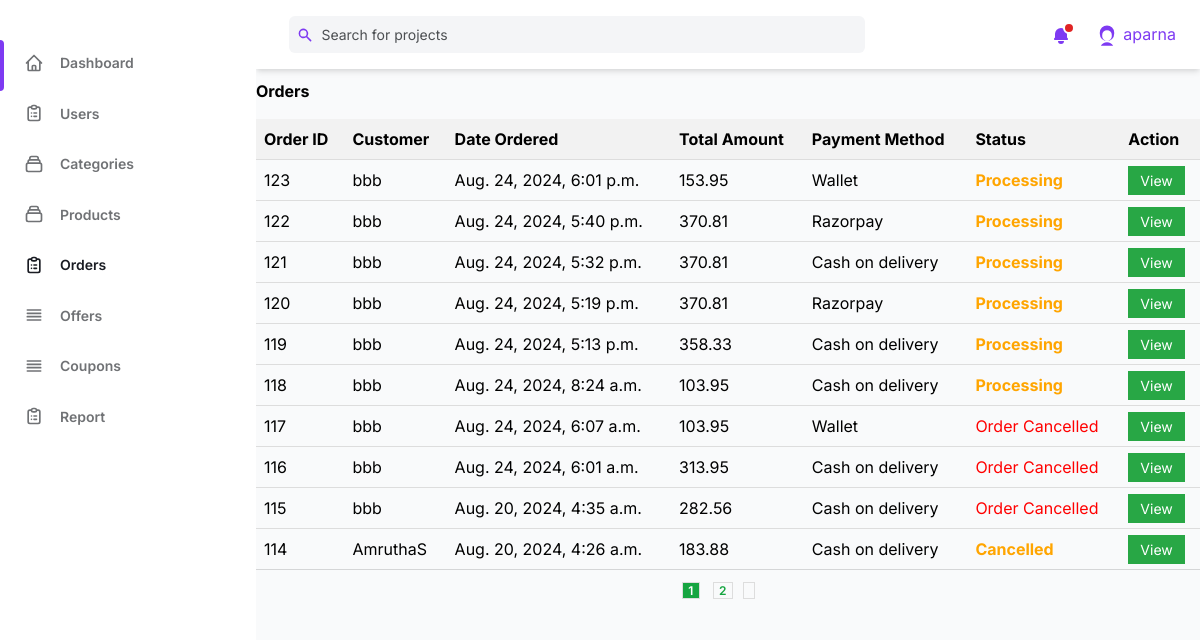
/admin_orders/ (signed in), run on an earlier commit of the app's database.
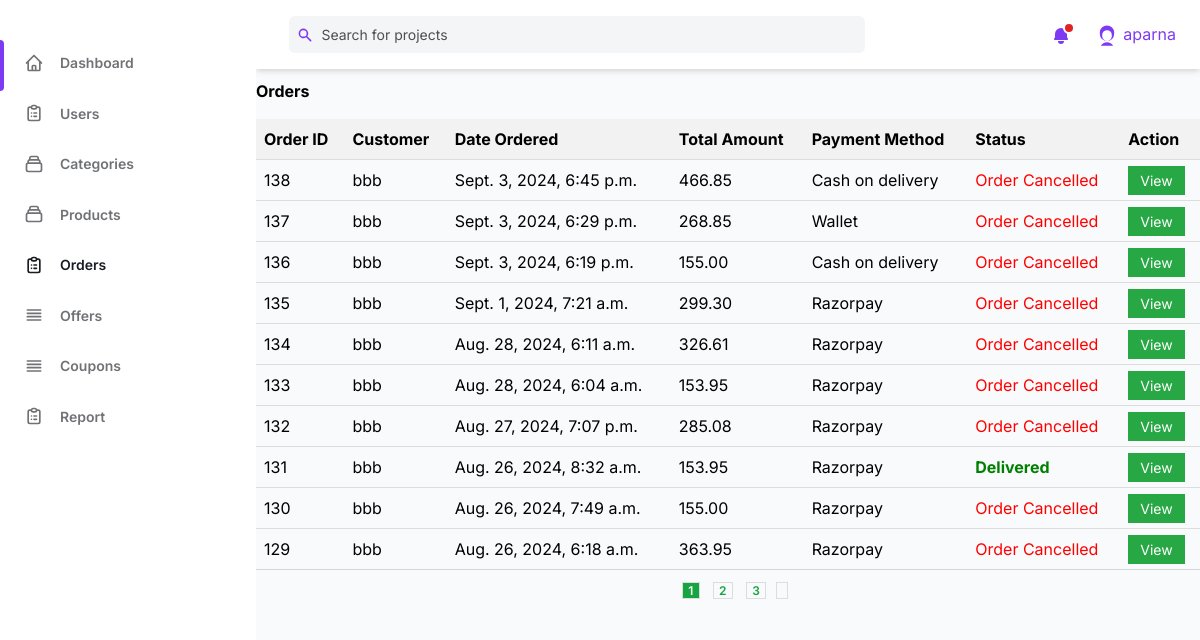
And on a later commit of the database.
### shop_cart/models.py (models this page shows, shortened)
class Order(models.Model):
    user = models.ForeignKey(CustomUser, on_delete=models.CASCADE)
    created_at = models.DateTimeField(auto_now_add=True)
    status = models.CharField(max_length=20, default='Pending')
    razorpay_order_id = models.CharField(max_length=10,blank=True,null=True)
    address = models.ForeignKey(Address,on_delete=models.CASCADE, null=True, blank=True)
    order_address = models.CharField(max_length=100, null=True, blank=True)
    payment_method = models.CharField(max_length=50, null=True, blank=True)
    coupon = models.ForeignKey(Coupon, on_delete=models.SET_NULL, null=True, blank=True)
    discount = models.DecimalField(max_digits=10, decimal_places=2, default=0.00)
    total_amount = models.DecimalField(max_digits=10, decimal_places=2, default=0)
    tax_amount=models.DecimalField(max_digits=10, decimal_places=2, default=0)
    is_listed = models.BooleanField(default=True)
    refund_requested = models.BooleanField(default=False)
    refund_granted = models.BooleanField(default=False)
    refunded_to_wallet = models.BooleanField(default=False)

### user_accounts/models.py (models this page shows)
class CustomUser(AbstractUser):
    phone = models.CharField(max_length=12, unique=True, null=False)
    email = models.EmailField(unique=True)
    address = models.TextField(default=False)
    date_joined = models.DateField(default=timezone.now, null=True, blank=True)
    email_verified = models.BooleanField(default=False)
    USERNAME_FIELD = 'username'
    REQUIRED_FIELDS = []
    objects = UserManager()
    def __str__(self):
        return self.username

### admin_dashboard/views.py (the view)
# urls.py: path('admin_orders/',views.admin_orders,name='admin_orders'),
@never_cache
@login_required(login_url='/admin_login/')
@user_passes_test(is_user_superuser)
def admin_orders(request):
    admin_user = request.session.get('admin_user', None)
    orders=Order.objects.all().order_by('-created_at')
    paginator = Paginator(orders,10)
    page_number=request.GET.get('page')
    page_obj=paginator.get_page(page_number)
    context={
        'page_obj':page_obj,
        'admin':admin_user,
    }
    return render(request,'Admin side/admin_orders.html',context)

### admin_dashboard/views.py (called while the page is built)
def is_user_superuser(user):
    return user.is_superuser

### templates/Admin side/admin_orders.html (shortened to what the changed rows need)
{%load static%}
<!DOCTYPE html>
<html :class="{ 'theme-dark': dark }" x-data="data()" lang="en">
<head>
    <link rel="stylesheet" href="{%static 'css/tailwind.output.css'%}" />
    <link rel="stylesheet" href="https://cdnjs.cloudflare.com/ajax/libs/Chart.js/2.9.3/Chart.min.css" />
    <link rel="stylesheet" href="{%static 'css/catstyles.css'%}">
    <link rel="stylesheet" href="https://cdnjs.cloudflare.com/ajax/libs/Jcrop/0.9.15/css/jquery.Jcrop.min.css">
</head>
<body>
    <div class="flex h-screen bg-gray-50 dark:bg-gray-900">
        <div class="flex flex-col flex-1 w-full">
            <main id="main" class="main">
                <section class="section">
                    <div class="row">
                        <div class="col-lg-12">
                            <div class="card">
                                <div class="card-body">
                                    <h1 class="card-title justify-center mb-2"><b>Orders</b></h1>
                                    <div class="table-responsive mt-4">
                                        <table class="table datatable">
                                            <thead>
                                                <tr>
                                                    <th scope="col">Order ID</th>
                                                    <th scope="col">Customer</th>
                                                    <th scope="col">Date Ordered</th>
                                                    <th scope="col">Total Amount</th>
                                                    <th scope="col">Payment Method</th>
                                                    <th scope="col">Status</th>
                                                    <th scope="col">Action</th>
                                                </tr>
                                            </thead>
                                            <tbody>
                                                {% for order in page_obj.object_list %}
                                                <tr>
                                                    <td>{{ order.id }}</td>
                                                    <td>{{ order.user}}</td>
                                                    <td>{{ order.created_at }}</td>
                                                    <td>{{ order.total_amount }}</td>
                                                    <td>{{ order.payment_method }}</td>
                                                    {%if order.is_listed%}
                                                    <td {%if order.status == "Pending" %} style="color: red;" {%elif order.status == "Delivered" %} style="color:green;"
                                                    {%elif order.status == "Payment Failed" %} style="color:rgb(185, 42, 42);"
                                                    {%else%} style="color:orange;" {%endif%}><b>{{ order.status }}</b></td>
                                                    {%else%}
                                                    <td style="color: red;">Order Cancelled</td>
                                                    {%endif%}
                                                    <td>
                                                        <a href="{%url 'admin_order_details' order.id %}"
                                                            class="btn btn-success">View</a>
                                                    </td>
                                                </tr>
                                                {% endfor %}
                                            </tbody>
                                        </table>
                                    </div>
                                </div>
                                <div
                                    class="grid px-4 py-3 text-xs font-semibold tracking-wide text-gray-500 uppercase border-t dark:border-gray-700 bg-gray-50 sm:grid-cols-9 dark:text-gray-400 dark:bg-gray-800">
                                    <div class="product__pagination">
                                        {% for num in page_obj.paginator.page_range %}
                                        {% if page_obj.number == num %}
                                        <a href="#" class="active">{{ num }}</a>
                                        {% else %}
                                        <a href="?page={{num }}">{{ num }}</a>
                                        {% endif %}
                                        {% endfor %}
                                        {% if page_obj.has_next %}
                                        <a href="?page={{ page_obj.next_page_number }}"></a>
                                        {% endif %}
                                    </div>
                                </div>
                            </div>
                        </div>
                    </div>
                </section>
            </main>
        </div>
    </div>
</body>
</html>

What changed in the data, as far as the page shows it:
no longer on this page (row edited): Order: id "123", user "bbb", created_at "Aug. 24, 2024, 6:01 p.m.", total_amount "153.95", payment_method "Wallet", status "Processing"
no longer on this page (row unchanged): Order: id "122", user "bbb", created_at "Aug. 24, 2024, 5:40 p.m.", total_amount "370.81", payment_method "Razorpay", status "Processing"
no longer on this page (row unchanged): Order: id "121", user "bbb", created_at "Aug. 24, 2024, 5:32 p.m.", total_amount "370.81", payment_method "Cash on delivery", status "Processing"
no longer on this page (row unchanged): Order: id "120", user "bbb", created_at "Aug. 24, 2024, 5:19 p.m.", total_amount "370.81", payment_method "Razorpay", status "Processing"
removed Order: id "119", user "bbb", created_at "Aug. 24, 2024, 5:13 p.m.", total_amount "358.33", payment_method "Cash on delivery", status "Processing"
no longer on this page (row unchanged): Order: id "118", user "bbb", created_at "Aug. 24, 2024, 8:24 a.m.", total_amount "103.95", payment_method "Cash on delivery", status "Processing"
no longer on this page (row unchanged): Order: id "117", user "bbb", created_at "Aug. 24, 2024, 6:07 a.m.", total_amount "103.95", payment_method "Wallet", is_listed "Order Cancelled"
no longer on this page (row unchanged): Order: id "116", user "bbb", created_at "Aug. 24, 2024, 6:01 a.m.", total_amount "313.95", payment_method "Cash on delivery", is_listed "Order Cancelled"
no longer on this page (row edited): Order: id "115", user "bbb", created_at "Aug. 20, 2024, 4:35 a.m.", total_amount "282.56", payment_method "Cash on delivery", is_listed "Order Cancelled"
no longer on this page (row unchanged): Order: id "114", user "AmruthaS", created_at "Aug. 20, 2024, 4:26 a.m.", total_amount "183.88", payment_method "Cash on delivery", status "Cancelled"
added Order: id "138", user "bbb", created_at "Sept. 3, 2024, 6:45 p.m.", total_amount "466.85", payment_method "Cash on delivery", is_listed "Order Cancelled"
added Order: id "137", user "bbb", created_at "Sept. 3, 2024, 6:29 p.m.", total_amount "268.85", payment_method "Wallet", is_listed "Order Cancelled"
added Order: id "136", user "bbb", created_at "Sept. 3, 2024, 6:19 p.m.", total_amount "155.00", payment_method "Cash on delivery", is_listed "Order Cancelled"
added Order: id "135", user "bbb", created_at "Sept. 1, 2024, 7:21 a.m.", total_amount "299.30", payment_method "Razorpay", is_listed "Order Cancelled"
added Order: id "134", user "bbb", created_at "Aug. 28, 2024, 6:11 a.m.", total_amount "326.61", payment_method "Razorpay", is_listed "Order Cancelled"
added Order: id "133", user "bbb", created_at "Aug. 28, 2024, 6:04 a.m.", total_amount "153.95", payment_method "Razorpay", is_listed "Order Cancelled"
added Order: id "132", user "bbb", created_at "Aug. 27, 2024, 7:07 p.m.", total_amount "285.08", payment_method "Razorpay", is_listed "Order Cancelled"
added Order: id "131", user "bbb", created_at "Aug. 26, 2024, 8:32 a.m.", total_amount "153.95", payment_method "Razorpay", status "Delivered"
added Order: id "130", user "bbb", created_at "Aug. 26, 2024, 7:49 a.m.", total_amount "155.00", payment_method "Razorpay", is_listed "Order Cancelled"
added Order: id "129", user "bbb", created_at "Aug. 26, 2024, 6:18 a.m.", total_amount "363.95", payment_method "Razorpay", is_listed "Order Cancelled"
Also different on the page:
new list line: "3"
